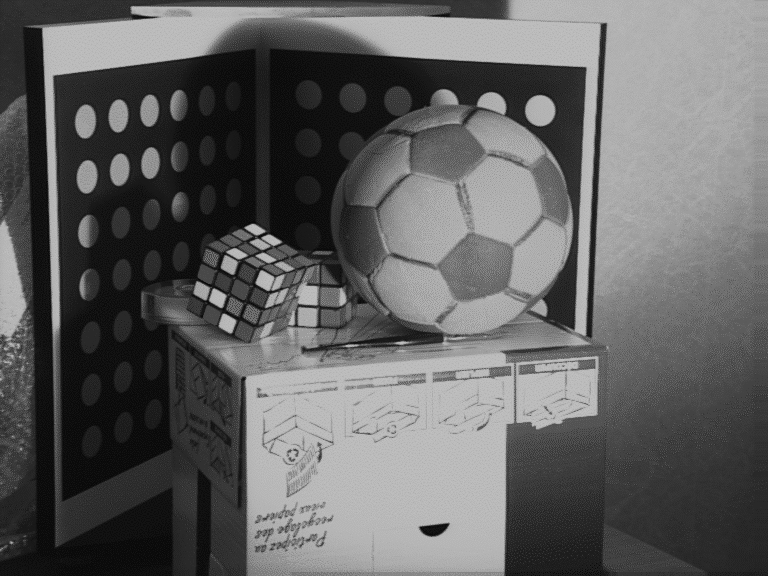
%> input picture assignments/epipolar/images/left.bmp, 768 x 576 px
$ octave epipolar.m   (GNU Octave 9; MATLAB toolbox functions it lacks are replaced by stand-ins)
%> lines starting %> are read from the running program, lines starting %| are printed output that depends on the picture
% Implementation of the 8 point algorithm. The
% epipolar constraint is verified by drawing the
% epipolar lines associated to two points on the
% images (for further details Big�n 13.6)
%
% (C) F. Smeraldi, Oct 11th 2000
% Modified by M. Persson, Feb 8th 2006
% Modified by J. Bigun Dec. 2013
%Modified by J. Bigun, Nov. 2013


%%%%%%%%%%%%%%%%%%%%%%%%%%%
% These comments mark parts to be completed
%%%%%%%%%%%%%%%%%%%%%%%%%%%


% Image size
XSIZE=768;
YSIZE=576;

%JB
normalize=0; %First no-normalization...
figure(1+normalize*2);
%Show the left image
% ...
imshow('images/left.bmp');
hold on;   %OPTIONAL...to plot the points we click and then keep them

figure(2+normalize*2);
%Show the right image in figure 2
% ...
imshow('images/right.bmp');
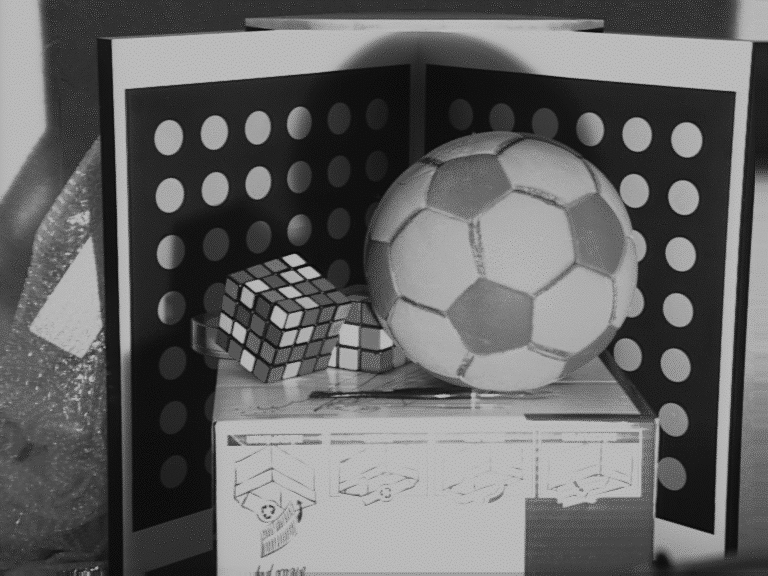
%> input picture assignments/epipolar/images/right.bmp, 768 x 576 px
hold on;   %OPTIONAL...to plot the points we click and then keep them


%%%%%%%%%%%%%%%%%%%%
% Write the number of clicked points here (see below)
%%%%%%%%%%%%%%%%%%%%
NPOINTS=15;%%%%%%%%

%%%%%%%%%%%%%%%%%%%%%%
% Find the coordinates of at least NPOINTS corresponding points in the
% (left and right) image frame (pixel coordinates):
%%%%%%%%%%%%%%%%%%%%%%

% Left image; You can use ginput to get the points...and then comment the
% code after having secured pl, pr by displaying and cutting and pasting
% into pl, pr, so that you dont need to click more than 15 NPOINTS (otherwise
% you end-up clicking everytime you run this code;
% pl=[]; pr=[];
% for k=1:NPOINTS
% % Left image
% figure(1); %put focus on the left image for clicking...
% onepl= ginput(1);
%     pl= [pl
%         onepl 1
%      ];
% text(pl(k,1),pl(k,2),['* ' num2str(k)],'FontSize',10,'color','r'); %OPTIONAL visualize what you clicked
%
%
% % Right image
% figure(2); %put focus on the right image  for clicking...
% onepr= ginput(1);
%     pr= [pr
%         onepr 1 %%%
%      ];
% text(pr(k,1),pr(k,2),['* ' num2str(k)],'FontSize',10,'color','g'); %OPTIONAL visualize what you clicked
%
% end


pl =[
%display pl in command window and copy and paste it here.
  245.0000  379.0000    1.0000
  443.0000  151.0000    1.0000
  602.0000   25.0000    1.0000
   43.0000   29.0000    1.0000
   62.0000  502.0000    1.0000
  608.0000  348.0000    1.0000
  255.0000   50.0000    1.0000
  207.0000  247.0000    1.0000
  444.0000  339.0000    1.0000
  543.0000  216.0000    1.0000
  263.0000  446.0000    1.0000
  508.0000  424.0000    1.0000
   89.0000  179.0000    1.0000
  235.0000  146.0000    1.0000
  177.0000  326.0000    1.0000
];


pr =[
  %display pr in command window and copy and paste it here.
  215.0000  425.0000    1.0000
  464.0000  182.0000    1.0000
  754.0000   43.0000    1.0000
  112.0000   40.0000    1.0000
  134.0000  532.0000    1.0000
  658.0000  418.0000    1.0000
  411.0000   65.0000    1.0000
  227.0000  277.0000    1.0000
  474.0000  396.0000    1.0000
  579.0000  265.0000    1.0000
  234.0000  499.0000    1.0000
  526.0000  499.0000    1.0000
  170.0000  197.0000    1.0000
  378.0000  168.0000    1.0000
  220.0000  358.0000    1.0000
  ];


figure(1+normalize*2); %put focus on the right image  for displaying clicked points...
for k=1:NPOINTS
text(pl(k,1),pl(k,2),['* ' num2str(k)],'FontSize',10,'color','r'); %OPTIONAL visualize what you clicked
end

figure(2+normalize*2); %put focus on the right image  for displaying clicked points....
for k=1:NPOINTS
text(pr(k,1),pr(k,2),['* ' num2str(k)],'FontSize',10,'color','g'); %OPTIONAL visualize what you clicked
end


prhat=pr;
plhat=pl;


% %FIRST DO THE EXERCISE WITHOUT NORMALIZATION, I.E. ENTER BRANCHES
% %                      "Normaliztion consequence   x"
% %

if normalize==1
%Normalization consequence 1
% Construct matrices hl and hr to normalize these coordinates
% so that the average of each component is 0
%(forcing the centroid to be the origin) and its variance
% is normalized to 1 (making the lengths be represented more accurately)

plr=[pl; pr];
plr_msd=plr(:,1)+i*plr(:,2);
d= mean(abs(plr_msd-mean(plr_msd)));
%%%%%%%%%%%%%%%%%%%%%
% First construct hl...
%%%%%%%%%%%%%%%%%%%%%
hl=[
    1/d   0  -mean(pl(:,1))/d
    0    1/d  -mean(pl(:,2))/d
    0     0    1
    ];

%%%%%%%%%%%%%%%%%%%%%
% ...and then hr:
%%%%%%%%%%%%%%%%%%%%%
hr=[
    1/d   0  -mean(pr(:,1))/d
    0    1/d  -mean(pr(:,2))/d
    0     0    1
    ];

 plhat=(hl*pl')';
 prhat=(hr*pr')'; %produce normalized coordinates...
end
 %END Normalization Consequence 1%%%%%%%%%%%%%%%%%%%%%%%%%%%%%%%%%%%%%%%%

%%%%%%%%%%%%%%%%%%%%%%%%%%%%%%
% Now compute Ftilde from Q.
% Row i of the matrix Q of the coefficients is obtained
% from the components in prhat(i,:) and plhat(i,:).
% So first create matrix Q (equations 13.125 to 13.129 of the book should give you an
% idea)
%%%%%%%%%%%%%%%%%%%%%%%%%%%%%%
%...

% for i=1:NPOINTS
%     Q(i,:) = [pr(i,1)*pl(i,:) pr(i,2)*pl(i,:) pr(i,3)*pl(i,:)];
% end

ons=ones(NPOINTS,1);
q1=[prhat(:,1)  prhat(:,1)  prhat(:,1)  prhat(:,2)  prhat(:,2)  prhat(:,2)  ons         ons         ons];
q2=[plhat(:,1)  plhat(:,2)  ons         plhat(:,1)  plhat(:,2)  ons         plhat(:,1)  plhat(:,2)  ons];
Q=q1.*q2;

%%%%%%%%%%%%%%%%%%%%%
% And then compute the total least square solution of Q*Ftilde=0, which is given by the
%eigenvector corresponding to the smallest eigenvalue
% of Q'*Q or alternatively you can use the SVD decomposition (Q=U*S*V')for this.
%%%%%%%%%%%%%%%%%%%%%
%...
[U, S, V] = svd(Q);

%%%%%%%%%%%%%%%%%%%%%%%%%%
% Reshape vector  Ftilde into  matrix F.
%%%%%%%%%%%%%%%%%%%%%%%%%%
%...
Ftilde = V(:,9);
F = reshape(Ftilde, 3, 3)';

%%%%%%%%%%%%%%%%%%%%%%%%%%%%%%%%
% Ensure that F is singular: first compute its SVD
%%%%%%%%%%%%%%%%%%%%%%%%%%%%%%%%
%...
[UF, SF, VF] = svd(F);

%%%%%%%%%%%%%%%%%%%%%%%
% Then enforce singularity by setting the smallest singular value to
% zero
%%%%%%%%%%%%%%%%%%%%%%%
%...
SF(3,3) = 0;

%%%%%%%%%%%%%%%%%%%%%%%%%%%%%%%%%%
% ... and finally recompute F
%%%%%%%%%%%%%%%%%%%%%%%%%%%%%%%%
%...
F = UF*SF*VF';

%Normalization consequence 2
%Now we get our real F that takes in unnormalized coordinates from left and
%right to produce a scalar from a quadratic form....
if normalize==1
F=hr'*F*hl;
end
%End Normalization consequence 2


% %%%%%%%%%%%%%%%%%%%%%%%%%%%%%%%%%
% % The left epipole lies in the null space of F; the right epipole
% % belongs to the null space of F'. You can obtain them directly
% % from the SVD of F you have just computed
% %%%%%%%%%%%%%%%%%%%%%%%%%%%%%%%%
%...

 disp('Left epipole');
 el= VF(3,:); %%%%%
 disp('Right epipole');
 er= UF(3,:); %%%%%

%
% % ############ Verification of the epipolar constraint ###############
%%%%%%%%%%%%%%%%%%%%%%%%%%%%%%%%%%%%%
% % Verify the epipolar constraint: choose a point,  in one image
% % (say the right). Draw the corresponding epipolar line on the other
% % image by changing the pixel-value to 255 (or 9) when epipolar line equation is
% %fullfilled.
% % Verify that the line passes through the corresponding point in the other image.
% %%%%%%%%%%%%%%%%%%%%%%%%%%%%%%%%%%%%%

		%%%%%%%%%%%%%%%%%%%%%%%%%%%%
		% This is the epipolar line on the left image
		% associated to point pr(%%,:) on the right image.
		%%%%%%%%%%%%%%%%%%%%%%%%%%%%%
%for i=1:15

figure(1+normalize*2)
abc=pr(1,:)*F;
abc=abc/abc(2);
x=[1:XSIZE];
y=-(abc(1)*x+abc(3));
plot(x,y,'g')
set(gcf, 'Name', 'left');
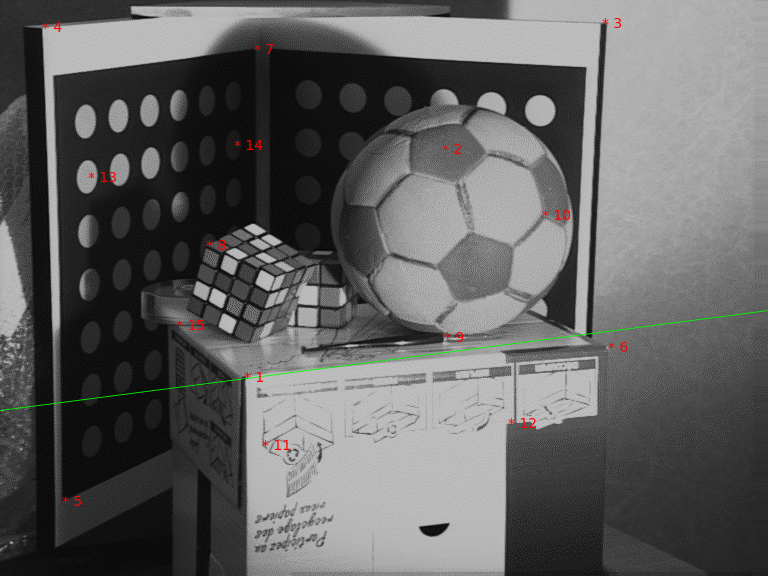
%> figure redrawn from the program's plot data
%end

		%%%%%%%%%%%%%%%%%%%%%%%%%%%%
		% This is the epipolar line on the right image
		% associated to point pl(%%,:) on the left image.
		%%%%%%%%%%%%%%%%%%%%%%%%%%%%%
figure(2+normalize*2)
abc=F*pl(1,:)';
abc=abc/abc(2);
x=[1:XSIZE];
y=-(abc(1)*x+abc(3));
plot(x,y,'r')
set(gcf, 'Name', 'right');
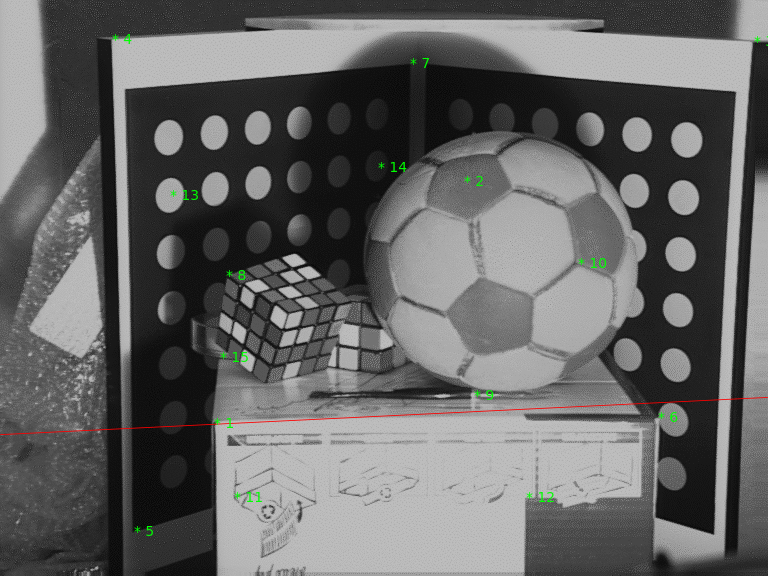
%> figure redrawn from the program's plot data


% Write the two images with the epipolar lines to the disk
% figure(1+normalize*2);Im=getframe; imwrite(Im.cdata,'left.jpg')
% figure(2+normalize*2);Im=getframe; imwrite(Im.cdata,'right.jpg')
